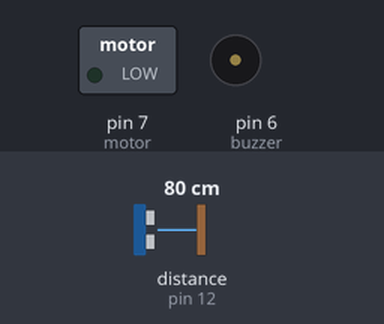
The sketch below on a simulated Arduino Uno, built with avr-gcc and run on an emulated ATmega328P. On the bench: switched loads named in the sketch (green lamp = pin HIGH), buzzer (waves = sounding, pin HIGH). Wiring (inferred from the names in the program): ultrasonic range finder: trigger pin 13; echo pin 12. Inputs (shaded band) come from the test bench; at power-on: distance to the obstacle (sensor on pin 12) 80 cm. The echo pulse lasts 58.3 µs per cm; pins used as bus, display or sensor lines are not drawn.

Above: at 1.2 s.
1.3 s: distance to the obstacle (sensor on pin 12) set to 35 cm
2.8 s: distance to the obstacle (sensor on pin 12) set to 26 cm
At 4.0 s:
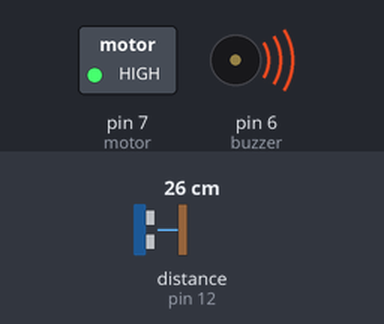
4.3 s: distance to the obstacle (sensor on pin 12) set to 60 cm
At 5.2 s:
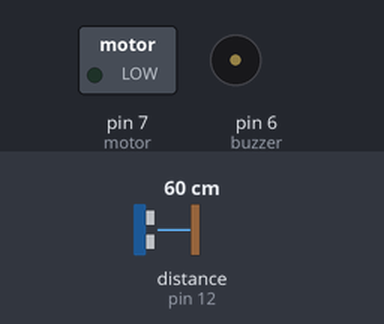
5.8 s: distance to the obstacle (sensor on pin 12) set to 2 cm
At 7.2 s:
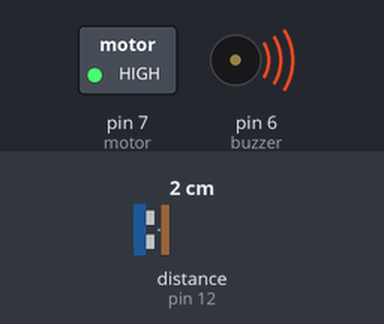
Timing chart, 0 to 8.3 s (numbered marks = the images above; inputs shaded):
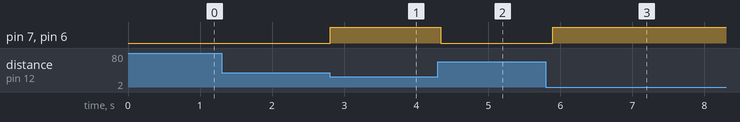

Measured:
- the behaviour switches between 31 and 30 cm on distance to the obstacle (sensor on pin 12) (found by bisection; images 0 and 1)
- after the input at 1.3 s, every drawn part: stays the same
- after the input at 2.8 s, pin 7 (motor), pin 6 (buzzer): LOW → HIGH at once
- after the input at 4.3 s, pin 7 (motor), pin 6 (buzzer): HIGH → LOW at once
- after the input at 5.8 s, pin 7 (motor), pin 6 (buzzer): LOW → HIGH after 0.10 s

The sketch:

obstacleavoidingcar.ino
```cpp
#define trigPin 13
#define echoPin 12
#define motor 7
#define buzzer 6

void setup() {
    pinMode(trigPin, OUTPUT);
    pinMode(echoPin, INPUT);
    pinMode(motor, OUTPUT);
    pinMode(buzzer, OUTPUT);
}

void loop() {

    long duration, distance;

    // Trigger the ultrasonic sensor
    digitalWrite(trigPin, LOW);
    delayMicroseconds(2);
    digitalWrite(trigPin, HIGH);
    delayMicroseconds(10);
    digitalWrite(trigPin, LOW);

    // Measure the echo pulse duration
    duration = pulseIn(echoPin, HIGH);

    // Convert time to distance (in cm)
    distance = (duration / 2.0) / 29.412;

    // Ignore invalid readings
    if (distance > 400 || distance == 0) {
        return;  // Ignore unrealistic values
    }

    // Control motor and buzzer based on distance
    if (distance < 30) {
        digitalWrite(motor, HIGH);
        digitalWrite(buzzer, HIGH);
    } else {
        digitalWrite(motor, LOW);
        digitalWrite(buzzer, LOW);
    }

    delay(100);  // Reduced delay for faster response
}
```
